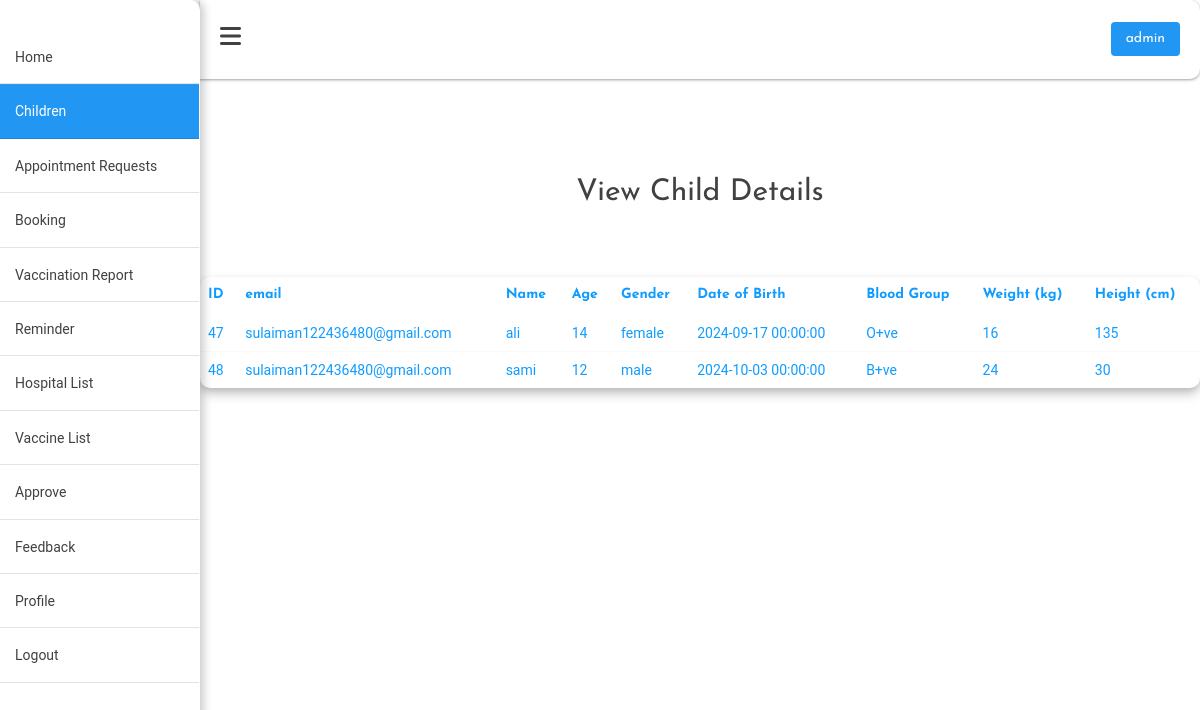
The app's page /admin_child.php (signed in) with its own data.
### tables this page shows
CREATE TABLE `children` (
  `id` int(11) NOT NULL,
  `parent_id` int(11) NOT NULL,
  `child_name` varchar(255) NOT NULL,
  `age` int(11) NOT NULL,
  `date_of_birth` datetime NOT NULL DEFAULT current_timestamp() ON UPDATE current_timestamp(),
  `gender` enum('male','female','other') NOT NULL,
  `weight_kg` int(11) NOT NULL,
  `height_cm` int(11) NOT NULL,
  `blood_group` varchar(50) NOT NULL,
  `created_at` timestamp NOT NULL DEFAULT current_timestamp(),
  `updated_at` timestamp NOT NULL DEFAULT current_timestamp() ON UPDATE current_timestamp()
);

CREATE TABLE `parents` (
  `id` int(11) NOT NULL,
  `parent_name` varchar(50) NOT NULL,
  `email` varchar(250) NOT NULL,
  `password` varchar(50) NOT NULL,
  `mobile_number` varchar(50) NOT NULL,
  `gender` varchar(50) NOT NULL
);

### admin_child.php (the view, shortened to what this page needs)
<?php
require_once('config.php');
$sql = "SELECT *  FROM admin";
$result = mysqli_query($connect, $sql);
$row = mysqli_fetch_assoc($result);
$admin_name = $row["name"];
?>
<!DOCTYPE html>
<html lang="en">
<head>
    <link rel="stylesheet" href="assets/css/admin.cs">
    <link rel="stylesheet" href="https://cdnjs.cloudflare.com/ajax/libs/font-awesome/6.0.0-beta2/css/all.min.css"
 />
    <link rel="stylesheet" href="https://cdnjs.cloudflare.com/ajax/libs/twitter-bootstrap/3.4.1/css/bootstrap.min.css">
    <link rel="stylesheet" href="assets/css/main.css">
    <link rel="stylesheet" href="assets/css/colors.css">
    <link rel="stylesheet" href="assets/css/admin.css">
    <link rel="stylesheet" href="assets/css/fresh-bootstrap-table.css">
</head>
<body>
    <div class="admin_main">
    <div class="sidebar">
            <ul>
                <li><a href="admin_home.php" class="logo">Home</a></li>
                <li class="active" ><a  class="active" href="admin_child.php" class="nav_links">children</a></li>
                <li><a href="admin_appointment_requests.php" class="nav_links"> appointment requests</a></li>
                <li><a href="admin_booking.php" class="nav_links"> booking</a></li>
                <li><a href="admin_vaccination_report.php" class="nav_links">vaccination report</a></li>
                <li><a href="admin_reminder.php" class="nav_links">Reminder</a></li>
                <li><a href="admin_hospital_list.php" class="nav_links"> hospital list</a></li>
                <li><a href="admin_vaccine_list.php" class="nav_links">vaccine list</a></li>
                <li><a href="admin_approve_hospital.php" class="nav_links"> approve</a></li>
                <li><a href="admin_feedback.php" class="nav_links">feedback</a></li>
                <li><a href="admin_profile.php" class="nav_links">profile</a></li>
                <li><a href="admin_logout.php" class="nav_links">logout</a></li>
            </ul>
        </div>
        <div class="main_content">
            <div class="header_admin">
                <span class="toggle-btn"><i class="fas fa-bars"></i></span>
                <span class="login"><?php echo $admin_name;   ?></span>
            </div>
            <div class="container">
                <div class="tablename">View Child Details</div>
                <div class="wrapper">
                    <div class="fresh-table full-color-orange ">
                        <table id="fresh-table" class="table">
                            <thead>
                                <th data-field="id">ID</th>
                                <th data-field="email" data-sortable="true">email</th>
                                <th data-field="name" data-sortable="true">Name</th>
                                <th data-field="age" data-sortable="true">Age</th>
                                <th data-field="gender" data-sortable="true">Gender</th>
                                <th data-field="dob" data-sortable="true">Date of Birth</th>
                                <th data-field="blood_group" data-sortable="true">Blood Group</th>
                                <th data-field="weight" data-sortable="true">Weight (kg)</th>
                                <th data-field="height" data-sortable="true">Height (cm)</th>
                            </thead>
                            <tbody>
                                <?php
                                $sql ="select
                                    children.id,
                                    parents.email,
                                    children.child_name,
                                    children.age,
                                    children.date_of_birth,
                                    children.gender,
                                    children.weight_kg,
                                    children.height_cm,
                                    children.blood_group
                                    from
                                    children
                                    join
                                    parents
                                    on
                                    children.parent_id=parents.id;";
                                $result = mysqli_query($connect, $sql);
                                while ($row = mysqli_fetch_assoc($result)) {
                                    $id = $row['id'];
                                    $email = $row['email'];
                                    $name = $row['child_name'];
                                    $age = $row['age'];
                                    $dob = $row['date_of_birth'];
                                    $gender = $row['gender'];
                                    $weight = $row['weight_kg'];
                                    $height = $row['height_cm'];
                                    $blood_group = $row['blood_group'];
                                ?>
                                    <tr>
                                        <td><?php echo $id; ?></td>
                                        <td><?php echo $email; ?></td>
                                        <td><?php echo $name; ?></td>
                                        <td><?php echo $age; ?></td>
                                        <td><?php echo $gender; ?></td>
                                        <td><?php echo $dob; ?></td>
                                        <td><?php echo $blood_group; ?></td>
                                        <td><?php echo $weight; ?></td>
                                        <td><?php echo $height; ?></td>
                                    </tr>
                                <?php
                                } ?>
                            </tbody>
                        </table>
                    </div>
                </div>
            </div>
        </div>
    </div>
</body>
</html>

### assets/css/main.css (style rules this page uses)
body { line-height: 1.6; font-family: var(--poppins-font); background: var(--background-color); }
body::before { content: ''; position: absolute; width: 100%; clip-path: inset(47% 0 0 0); z-index: -1; height: 100%; }
.container { width: 100%; overflow: hidden; padding: 80px 0; }

### assets/css/colors.css (style rules this page uses)
:root { --text-color:#414141; --hover-text-color: #FFFFFF; --cards-color: #FFFFFF; --shadow: rgba(60, 64, 67, 0.3) 0px 1px 2px 0px, rgba(60, 64, 67, 0.15) 0px 1px 3px 1px; --btn-color: #2196F3; --hover-color: #1976D2; --btn-text-color:#FFFFFF; }

### assets/css/admin.css (style rules this page uses)
* { margin: 0; padding: 0; box-sizing: border-box; list-style: none; text-decoration: none; font-family: 'Josefin Sans', sans-serif; }
.admin_main { display: flex; position: relative; }
.admin_main .sidebar { width: 200px; height: 100%; padding: 30px 0px; position: fixed; }
.admin_main .sidebar ul li { padding: 15px; border-bottom: 1px solid rgba(12, 12, 12, 0.114); border-top: 1px solid rgba(255,255,255,0.05); }
.admin_main .sidebar ul li a { color: var(--text-color); display: block; text-transform: capitalize; }
.admin_main .sidebar ul li.active { background-color: var(--btn-color); }
.admin_main .sidebar ul li a.active { color: var(--btn-text-color); }
.admin_main .main_content { width: 100%; margin-left: 200px; }
.admin_main .main_content .header_admin { padding: 20px; background: var(--background_color); box-shadow: var(--shadow); color: var(--text-color); display: flex; justify-content: space-between; align-items: center; border-radius: 0 10px 10px 0; border-bottom: 1px solid rgba(255, 255, 255, 0.2); }
.login { background: var(--btn-color); color: var(--btn-text-color); border-radius: 4px; padding: 6px 15px 6px 15px; cursor: pointer; }
.admin_main { width: 100%; }
.sidebar { transition: transform 0.3s ease; transform: translateX(0); width: 250px; position: fixed; top: 0; left: 0; height: 100%; color: white; z-index: 1000; }
.main_content { position: relative; margin-left: auto; width: 100%; transition: margin-left 0.3s ease; }
.toggle-btn { font-size: 24px; color: var(--text-color); cursor: pointer; }
.sidebar { background: var(--background_color); }
.sidebar { background:var(--cards-color); width: 250px; height: 100vh; color: white; padding: 15px; box-shadow: 4px 0 8px rgba(0, 0, 0, 0.2); border-radius: 0 10px 10px 0; border-right: 1px solid rgba(255, 255, 255, 0.2); overflow: auto; }

### records on screen
children: id "47", parent.email "sulaiman122436480@gmail.com", child_name "ali", age "14", gender "female", date_of_birth "2024-09-17 00:00:00", blood_group "O+ve", weight_kg "16", height_cm "135"
children: id "48", parent.email "sulaiman122436480@gmail.com", child_name "sami", age "12", gender "male", date_of_birth "2024-10-03 00:00:00", blood_group "B+ve", weight_kg "24", height_cm "30"

### other values on screen
$admin_name "admin"
